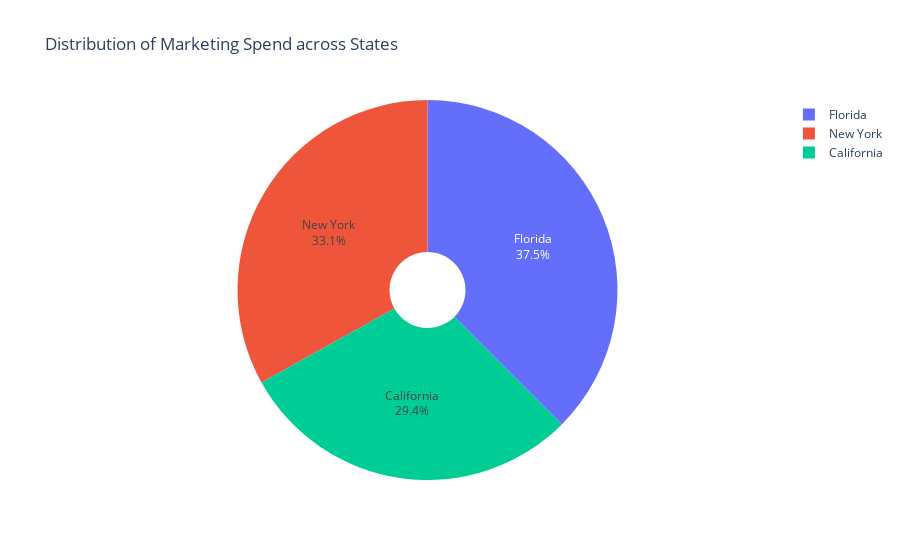

The notebook cell this image was saved under:
### Code cell
# Distribution of Marketing Spend across States
fig=px.pie(df,values="Marketing Spend",names="State",hole=0.2,title='Distribution of Marketing Spend across States')
fig.update_traces(textposition='inside', textinfo='percent+label')
fig.show()

### Figure 1 — Plotly figure (JSON) as saved in the notebook; plotly's stock layout.template omitted (floating-point values rounded to 4 significant figures)
{"data": [{"domain": {"x": [0, 1], "y": [0, 1]}, "hole": 0.2, "hovertemplate": "State=%{label}<br>Marketing Spend=%{value}<extra></extra>", "labels": ["New York", "California", "Florida", "New York", "Florida", "New York", "California", "Florida", "New York", "California", "Florida", "California", "Florida", "California", "Florida", "New York", "California", "New York", "Florida", "New York", "California", "New York", "Florida", "Florida", "New York", "California", "Florida", "New York", "Florida", "New York", "Florida", "New York", "California", "Florida", "California", "New York", "Florida", "California", "New York", "California", "California", "Florida", "California", "New York", "California", "New York", "Florida", "California", "New York", "California"], "legendgroup": "", "name": "", "showlegend": true, "textinfo": "percent+label", "textposition": "inside", "type": "pie", "values": [471800.0, 443900.0, 407900.0, 383200.0, 366200.0, 362900.0, 127700.0, 323900.0, 311600.0, 305000.0, 229200.0, 249700.0, 249800.0, 252700.0, 256500.0, 261800.0, 264300.0, 282600.0, 294900.0, 0, 298700.0, 299700.0, 303300.0, 304800.0, 140600.0, 138000.0, 134100.0, 353200.0, 118100.0, 107100.0, 91130.0, 88220.0, 46090.0, 214600.0, 210800.0, 205500.0, 201100.0, 197000.0, 185300.0, 175000.0, 172800.0, 164500.0, 148000.0, 35530.0, 28330.0, 1904.0, 297100.0, 0, 0, 45170.0]}], "layout": {"autosize": true, "legend": {"tracegroupgap": 0}, "title": {"text": "Distribution of Marketing Spend across States"}}}
